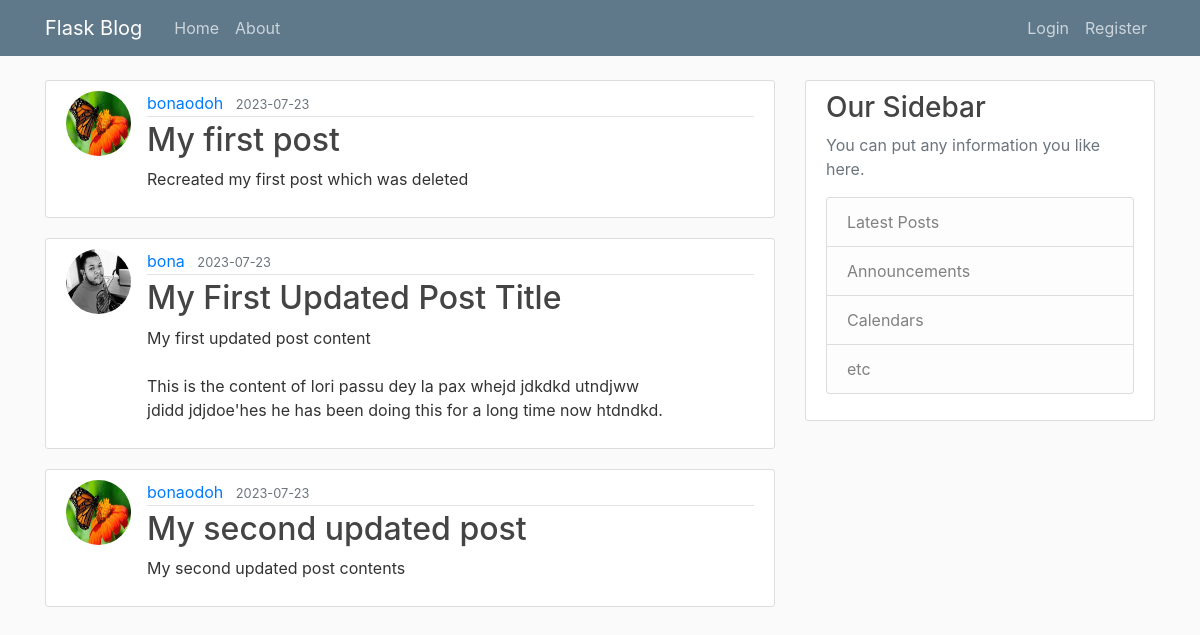
Page /home on the earlier database version.
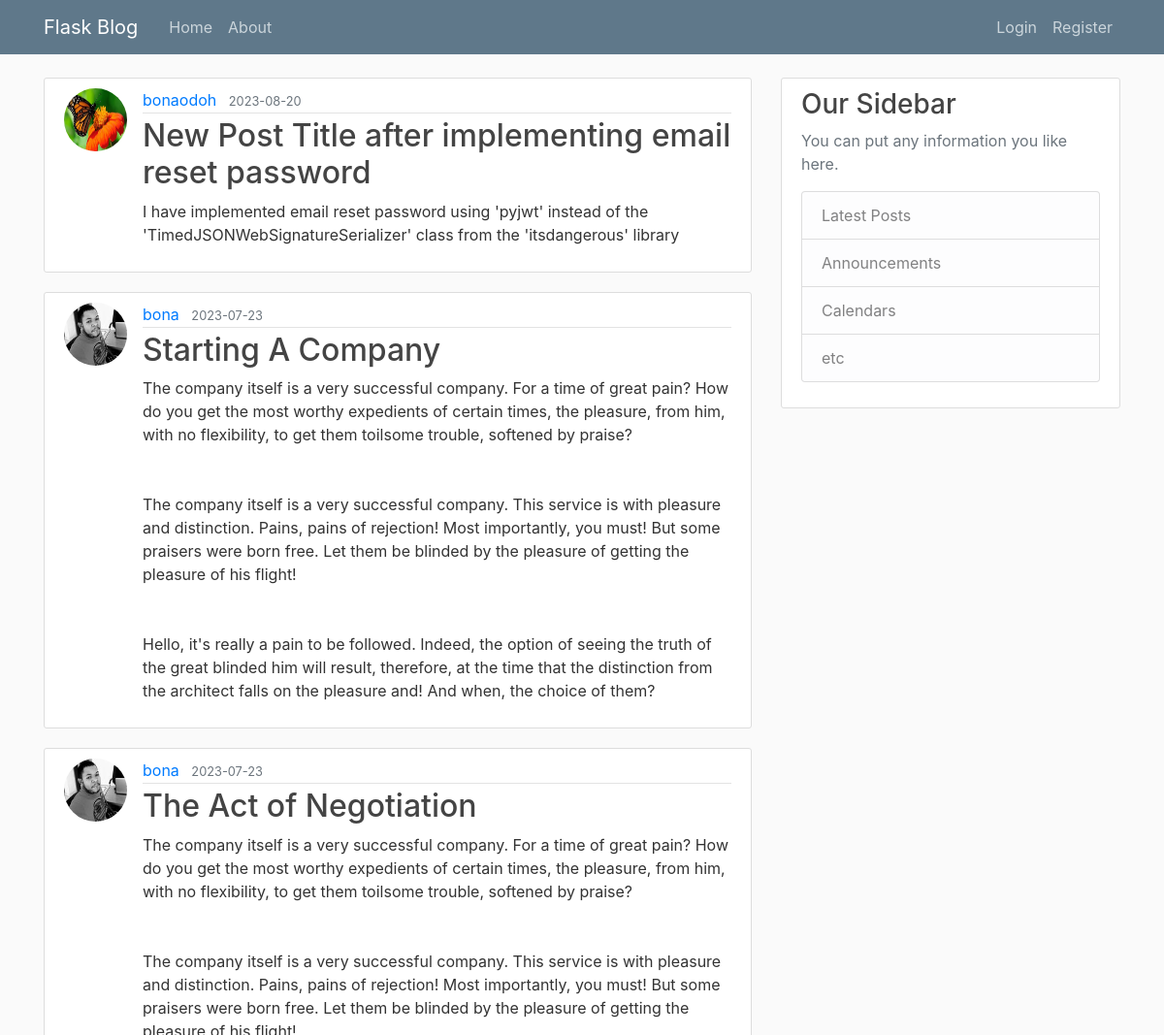
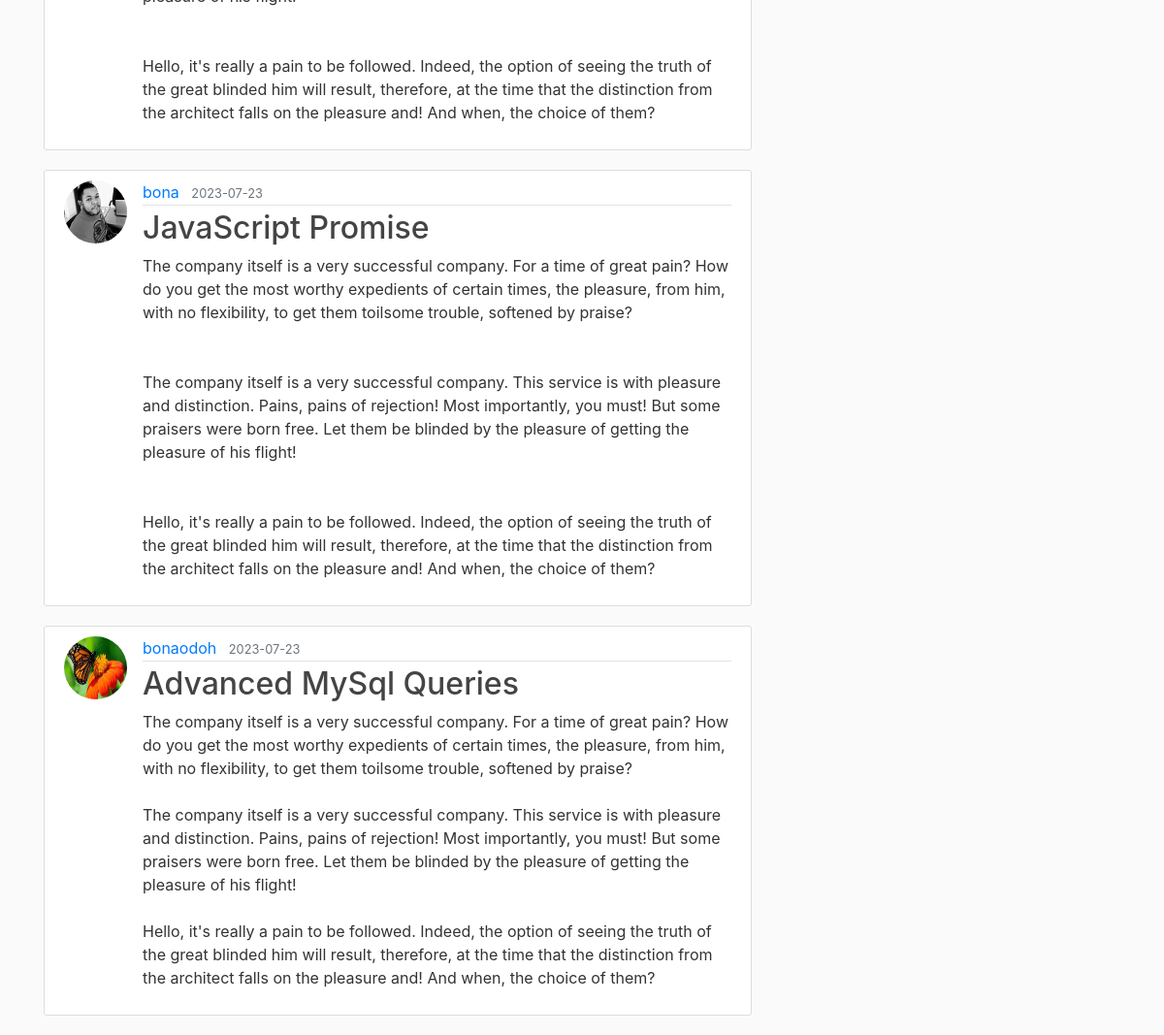
Same page on the later database version (2 pictures, top to bottom).
### flaskblog/models.py (models this page shows, shortened)
class Post(db.Model):
    id = db.Column(db.Integer, primary_key=True)
    title = db.Column(db.String(100), nullable=False)
    date_posted = db.Column(db.DateTime, nullable=False, default=datetime.utcnow)
    content = db.Column(db.Text, nullable=False)
    user_id = db.Column(db.Integer, db.ForeignKey('user.id'), nullable=False)

class User(db.Model, UserMixin): # Usermixin is provided by flask_login extension managing user authentication
    id = db.Column(db.Integer, primary_key=True)
    username = db.Column(db.String(20), unique=True, nullable=False)
    email = db.Column(db.String(120), unique=True, nullable=False)
    image_file = db.Column(db.String(20), nullable=False, default='default.jpg')
    password = db.Column(db.String(60), nullable=False)
    posts = db.relationship('Post', backref='author', lazy=True)

### flaskblog/routes.py (the view)
@app.route("/")
@app.route("/home")
def home():
    page = request.args.get('page', 1, type=int)
    posts = Post.query.order_by(Post.date_posted.desc()).paginate(page=page, per_page=5) # Enables Pagination
    return render_template('home.html', posts=posts)

### flaskblog/templates/home.html
{% extends "base.html" %}
{% block content %}
    {% for post in posts %}
        <article class="media content-section">
            <img class="rounded-circle article-img" src="{{ url_for('static', filename='profile_pics/' + post.author.image_file) }}" alt="">
            <div class="media-body">
                <div class="article-metadata">
                    <a class="mr-2" href="#">{{ post.author.username }}</a>
                    <small class="text-muted">{{ post.date_posted.strftime('%Y-%m-%d') }}</small>
                </div>
                <h2><a class="article-title" href="{{ url_for('post', post_id=post.id) }}">{{ post.title }}</a></h2>
                <p class="article-content">{{ post.content }}</p>
            </div>
        </article>
    {% endfor %}
{% endblock content %}

Differences in the rows shown:
removed Post: image_file (placeholder picture), author.username "bonaodoh", date_posted "2023-07-23", title "My first post", content "Recreated my first post which was deleted"
no longer on this page (row unchanged): Post: image_file (picture), author.username "bona", date_posted "2023-07-23", title "My First Updated Post Title", content "My first updated post content This is the content of lori passu dey la pax whejd jdkdkd utndjww jdidd jdjdoe'hes he has been doing this for a long time now htdndkd."
removed Post: image_file (placeholder picture), author.username "bonaodoh", date_posted "2023-07-23", title "My second updated post", content "My second updated post contents"
added Post: image_file (placeholder picture), author.username "bonaodoh", date_posted "2023-08-20", title "New Post Title after implementing email reset password", content "I have implemented email reset password using 'pyjwt' instead of the 'TimedJSONWebSignatureSerializer' class from the 'itsdangerous' library"
added Post: image_file (picture), author.username "bona", date_posted "2023-07-23", title "Starting A Company", content "The company itself is a very successful company. For a time of great pain? How do you get the most worthy expedients of certain times, the pleasure, from him, with no flexibility, to get them toilsome trouble, softened by praise? The company itself is a very successful company. This service is with pleasure and distinction. Pains, pains of rejection! Most importantly, you must! But some praisers were born free. Let them be blinded by the pleasure of getting the pleasure of his flight! Hello, it's really a pain to be followed. Indeed, the option of seeing the truth of the great blinded him will result, therefore, at the time that the distinction from the architect falls on the pleasure and!…"
added Post: image_file (picture), author.username "bona", date_posted "2023-07-23", title "The Act of Negotiation", content "The company itself is a very successful company. For a time of great pain? How do you get the most worthy expedients of certain times, the pleasure, from him, with no flexibility, to get them toilsome trouble, softened by praise? The company itself is a very successful company. This service is with pleasure and distinction. Pains, pains of rejection! Most importantly, you must! But some praisers were born free. Let them be blinded by the pleasure of getting the pleasure of his flight! Hello, it's really a pain to be followed. Indeed, the option of seeing the truth of the great blinded him will result, therefore, at the time that the distinction from the architect falls on the pleasure and!…"
added Post: image_file (picture), author.username "bona", date_posted "2023-07-23", title "JavaScript Promise", content "The company itself is a very successful company. For a time of great pain? How do you get the most worthy expedients of certain times, the pleasure, from him, with no flexibility, to get them toilsome trouble, softened by praise? The company itself is a very successful company. This service is with pleasure and distinction. Pains, pains of rejection! Most importantly, you must! But some praisers were born free. Let them be blinded by the pleasure of getting the pleasure of his flight! Hello, it's really a pain to be followed. Indeed, the option of seeing the truth of the great blinded him will result, therefore, at the time that the distinction from the architect falls on the pleasure and!…"
added Post: image_file (placeholder picture), author.username "bonaodoh", date_posted "2023-07-23", title "Advanced MySql Queries", content "The company itself is a very successful company. For a time of great pain? How do you get the most worthy expedients of certain times, the pleasure, from him, with no flexibility, to get them toilsome trouble, softened by praise? The company itself is a very successful company. This service is with pleasure and distinction. Pains, pains of rejection! Most importantly, you must! But some praisers were born free. Let them be blinded by the pleasure of getting the pleasure of his flight! Hello, it's really a pain to be followed. Indeed, the option of seeing the truth of the great blinded him will result, therefore, at the time that the distinction from the architect falls on the pleasure and!…"
